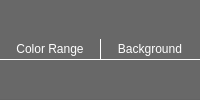
              <widget class="QWidget" name="widget_18" native="true">
               <property name="styleSheet">
                <string notr="true">
.QWidget
{
    background-color: rgb(104, 104, 104);
       border-bottom: 1px solid  rgb(100, 100, 100);

}</string>
               </property>
               <layout class="QHBoxLayout" name="horizontalLayout_13">
                <property name="spacing">
                 <number>0</number>
                </property>
                <property name="leftMargin">
                 <number>0</number>
                </property>
                <property name="topMargin">
                 <number>0</number>
                </property>
                <property name="rightMargin">
                 <number>0</number>
                </property>
                <property name="bottomMargin">
                 <number>0</number>
                </property>
                <item>
                 <widget class="QPushButton" name="pushButton_21">
                  <property name="minimumSize">
                   <size>
                    <width>0</width>
                    <height>0</height>
                   </size>
                  </property>
                  <property name="styleSheet">
                   <string notr="true">QPushButton
{
	font: bold   9pt &quot;Ebrima&quot;  ;
    color:white;
	border-bottom: 1px solid  rgb(255, 255, 255);
    border-top: 0px solid  rgb(0, 0, 0);
	padding-bottom:3 px;
	padding-top:3 px;

}

QPushButton:hover
{
    color:white;
	background-color: rgb(255, 107, 228);
     border-top: 1px solid rgb(0 , 0 , 0);
}

QPushButton:pressed
{
    color:white;
	background-color: rgb(255, 107, 228);
     border-top: 1px solid rgb(0 , 0 , 0);
    padding-left:3px;
    padding-top:3px;
}
</string>
                  </property>
                  <property name="text">
                   <string>Color Range</string>
                  </property>
                 </widget>
                </item>
                <item>
                 <widget class="QPushButton" name="pushButton_19">
                  <property name="minimumSize">
                   <size>
                    <width>0</width>
                    <height>0</height>
                   </size>
                  </property>
                  <property name="styleSheet">
                   <string notr="true">QPushButton
{
	font: bold   9pt &quot;Ebrima&quot;  ;
    color:white;
	border-bottom: 1px solid  rgb(255, 255, 255);
    border-top: 0px solid  rgb(0, 0, 0);
	padding-bottom:3 px;
	padding-top:3 px;
	border-left: 1px solid  rgb(255, 255, 255);
}

QPushButton:hover
{
    color:white;
	background-color: rgb(255, 107, 228);
     border-top: 1px solid rgb(0 , 0 , 0);
}

QPushButton:pressed
{
    color:white;
	background-color: rgb(255, 107, 228);
     border-top: 1px solid rgb(0 , 0 , 0);
    padding-left:3px;
    padding-top:3px;
}
</string>
                  </property>
                  <property name="text">
                   <string>Background</string>
                  </property>
                 </widget>
                </item>
                <item>
                 <widget class="QColorDialogButton" name="colorBackground">
                  <property name="minimumSize">
                   <size>
                    <width>0</width>
                    <height>0</height>
                   </size>
                  </property>
                  <property name="maximumSize">
                   <size>
                    <width>0</width>
                    <height>0</height>
                   </size>
                  </property>
                  <property name="palette">
                   <palette>
                    <active>
                     <colorrole role="WindowText">
                      <brush brushstyle="SolidPattern">
                       <color alpha="255">
                        <red>255</red>
                        <green>255</green>
                        <blue>255</blue>
                       </color>
                      </brush>
                     </colorrole>
                     <colorrole role="Button">
                      <brush brushstyle="SolidPattern">
                       <color alpha="255">
                        <red>104</red>
                        <green>104</green>
                        <blue>104</blue>
                       </color>
                      </brush>
                     </colorrole>
                     <colorrole role="Light">
                      <brush brushstyle="SolidPattern">
                       <color alpha="255">
                        <red>127</red>
                        <green>255</green>
                        <blue>127</blue>
                       </color>
                      </brush>
                     </colorrole>
                     <colorrole role="Midlight">
                      <brush brushstyle="SolidPattern">
                       <color alpha="255">
                        <red>63</red>
                        <green>255</green>
                        <blue>63</blue>
                       </color>
                      </brush>
                     </colorrole>
                     <colorrole role="Dark">
                      <brush brushstyle="SolidPattern">
                       <color alpha="255">
                        <red>0</red>
                        <green>127</green>
                        <blue>0</blue>
                       </color>
                      </brush>
                     </colorrole>
                     <colorrole role="Mid">
                      <brush brushstyle="SolidPattern">
                       <color alpha="255">
                        <red>0</red>
                        <green>170</green>
                        <blue>0</blue>
                       </color>
                      </brush>
                     </colorrole>
                     <colorrole role="Text">
                      <brush brushstyle="SolidPattern">
                       <color alpha="255">
                        <red>255</red>
                        <green>255</green>
                        <blue>255</blue>
                       </color>
                      </brush>
                     </colorrole>
                     <colorrole role="BrightText">
                      <brush brushstyle="SolidPattern">
                       <color alpha="255">
                        <red>255</red>
                        <green>255</green>
                        <blue>255</blue>
                       </color>
                      </brush>
                     </colorrole>
                     <colorrole role="ButtonText">
                      <brush brushstyle="SolidPattern">
                       <color alpha="255">
                        <red>255</red>
                        <green>255</green>
                        <blue>255</blue>
                       </color>
                      </brush>
                     </colorrole>
                     <colorrole role="Base">
                      <brush brushstyle="SolidPattern">
                       <color alpha="255">
                        <red>104</red>
                        <green>104</green>
                        <blue>104</blue>
                       </color>
                      </brush>
                     </colorrole>
                     <colorrole role="Window">
                      <brush brushstyle="SolidPattern">
                       <color alpha="255">
                        <red>104</red>
                        <green>104</green>
                        <blue>104</blue>
                       </color>
                      </brush>
                     </colorrole>
                     <colorrole role="Shadow">
                      <brush brushstyle="SolidPattern">
                       <color alpha="255">
                        <red>0</red>
                        <green>0</green>
                        <blue>0</blue>
                       </color>
                      </brush>
                     </colorrole>
                     <colorrole role="AlternateBase">
                      <brush brushstyle="SolidPattern">
                       <color alpha="255">
                        <red>127</red>
                        <green>255</green>
                        <blue>127</blue>
                       </color>
                      </brush>
                     </colorrole>
                     <colorrole role="ToolTipBase">
                      <brush brushstyle="SolidPattern">
                       <color alpha="255">
                        <red>255</red>
                        <green>255</green>
                        <blue>220</blue>
                       </color>
                      </brush>
                     </colorrole>
                     <colorrole role="ToolTipText">
                      <brush brushstyle="SolidPattern">
                       <color alpha="255">
                        <red>0</red>
                        <green>0</green>
                        <blue>0</blue>
                       </color>
                      </brush>
                     </colorrole>
                     <colorrole role="PlaceholderText">
                      <brush brushstyle="SolidPattern">
                       <color alpha="128">
                        <red>0</red>
                        <green>0</green>
                        <blue>0</blue>
                       </color>
                      </brush>
                     </colorrole>
                    </active>
                    <inactive>
                     <colorrole role="WindowText">
                      <brush brushstyle="SolidPattern">
                       <color alpha="255">
                        <red>255</red>
                        <green>255</green>
                        <blue>255</blue>
                       </color>
                      </brush>
                     </colorrole>
                     <colorrole role="Button">
                      <brush brushstyle="SolidPattern">
                       <color alpha="255">
                        <red>104</red>
                        <green>104</green>
                        <blue>104</blue>
                       </color>
                      </brush>
                     </colorrole>
                     <colorrole role="Light">
                      <brush brushstyle="SolidPattern">
                       <color alpha="255">
                        <red>127</red>
                        <green>255</green>
                        <blue>127</blue>
                       </color>
                      </brush>
                     </colorrole>
                     <colorrole role="Midlight">
                      <brush brushstyle="SolidPattern">
                       <color alpha="255">
                        <red>63</red>
                        <green>255</green>
                        <blue>63</blue>
                       </color>
                      </brush>
                     </colorrole>
                     <colorrole role="Dark">
                      <brush brushstyle="SolidPattern">
                       <color alpha="255">
                        <red>0</red>
                        <green>127</green>
                        <blue>0</blue>
                       </color>
                      </brush>
                     </colorrole>
                     <colorrole role="Mid">
                      <brush brushstyle="SolidPattern">
                       <color alpha="255">
                        <red>0</red>
                        <green>170</green>
                        <blue>0</blue>
                       </color>
                      </brush>
                     </colorrole>
                     <colorrole role="Text">
                      <brush brushstyle="SolidPattern">
                       <color alpha="255">
                        <red>255</red>
                        <green>255</green>
                        <blue>255</blue>
                       </color>
                      </brush>
                     </colorrole>
                     <colorrole role="BrightText">
                      <brush brushstyle="SolidPattern">
                       <color alpha="255">
                        <red>255</red>
                        <green>255</green>
                        <blue>255</blue>
                       </color>
                      </brush>
                     </colorrole>
                     <colorrole role="ButtonText">
                      <brush brushstyle="SolidPattern">
                       <color alpha="255">
                        <red>255</red>
                        <green>255</green>
                        <blue>255</blue>
                       </color>
                      </brush>
                     </colorrole>
                     <colorrole role="Base">
                      <brush brushstyle="SolidPattern">
                       <color alpha="255">
                        <red>104</red>
                        <green>104</green>
                        <blue>104</blue>
                       </color>
                      </brush>
                     </colorrole>
                     <colorrole role="Window">
                      <brush brushstyle="SolidPattern">
                       <color alpha="255">
                        <red>104</red>
                        <green>104</green>
                        <blue>104</blue>
                       </color>
                      </brush>
                     </colorrole>
                     <colorrole role="Shadow">
                      <brush brushstyle="SolidPattern">
                       <color alpha="255">
                        <red>0</red>
                        <green>0</green>
                        <blue>0</blue>
                       </color>
                      </brush>
                     </colorrole>
                     <colorrole role="AlternateBase">
                      <brush brushstyle="SolidPattern">
                       <color alpha="255">
                        <red>127</red>
                        <green>255</green>
                        <blue>127</blue>
                       </color>
                      </brush>
                     </colorrole>
                     <colorrole role="ToolTipBase">
                      <brush brushstyle="SolidPattern">
                       <color alpha="255">
                        <red>255</red>
                        <green>255</green>
                        <blue>220</blue>
                       </color>
                      </brush>
                     </colorrole>
                     <colorrole role="ToolTipText">
                      <brush brushstyle="SolidPattern">
                       <color alpha="255">
                        <red>0</red>
                        <green>0</green>
                        <blue>0</blue>
                       </color>
                      </brush>
                     </colorrole>
                     <colorrole role="PlaceholderText">
                      <brush brushstyle="SolidPattern">
                       <color alpha="128">
                        <red>0</red>
                        <green>0</green>
                        <blue>0</blue>
                       </color>
                      </brush>
                     </colorrole>
                    </inactive>
                    <disabled>
                     <colorrole role="WindowText">
                      <brush brushstyle="SolidPattern">
                       <color alpha="255">
                        <red>255</red>
                        <green>255</green>
                        <blue>255</blue>
                       </color>
                      </brush>
                     </colorrole>
                     <colorrole role="Button">
                      <brush brushstyle="SolidPattern">
                       <color alpha="255">
                        <red>104</red>
                        <green>104</green>
                        <blue>104</blue>
                       </color>
                      </brush>
                     </colorrole>
                     <colorrole role="Light">
                      <brush brushstyle="SolidPattern">
                       <color alpha="255">
                        <red>127</red>
                        <green>255</green>
                        <blue>127</blue>
                       </color>
                      </brush>
                     </colorrole>
                     <colorrole role="Midlight">
                      <brush brushstyle="SolidPattern">
                       <color alpha="255">
                        <red>63</red>
                        <green>255</green>
                        <blue>63</blue>
                       </color>
                      </brush>
                     </colorrole>
                     <colorrole role="Dark">
                      <brush brushstyle="SolidPattern">
                       <color alpha="255">
                        <red>0</red>
                        <green>127</green>
                        <blue>0</blue>
                       </color>
                      </brush>
                     </colorrole>
                     <colorrole role="Mid">
                      <brush brushstyle="SolidPattern">
                       <color alpha="255">
                        <red>0</red>
                        <green>170</green>
                        <blue>0</blue>
                       </color>
                      </brush>
                     </colorrole>
                     <colorrole role="Text">
                      <brush brushstyle="SolidPattern">
                       <color alpha="255">
                        <red>255</red>
                        <green>255</green>
                        <blue>255</blue>
                       </color>
                      </brush>
                     </colorrole>
                     <colorrole role="BrightText">
                      <brush brushstyle="SolidPattern">
                       <color alpha="255">
                        <red>255</red>
                        <green>255</green>
                        <blue>255</blue>
                       </color>
                      </brush>
                     </colorrole>
                     <colorrole role="ButtonText">
                      <brush brushstyle="SolidPattern">
                       <color alpha="255">
                        <red>255</red>
                        <green>255</green>
                        <blue>255</blue>
                       </color>
                      </brush>
                     </colorrole>
                     <colorrole role="Base">
                      <brush brushstyle="SolidPattern">
                       <color alpha="255">
                        <red>104</red>
                        <green>104</green>
                        <blue>104</blue>
                       </color>
                      </brush>
                     </colorrole>
                     <colorrole role="Window">
                      <brush brushstyle="SolidPattern">
                       <color alpha="255">
                        <red>104</red>
                        <green>104</green>
                        <blue>104</blue>
                       </color>
                      </brush>
                     </colorrole>
                     <colorrole role="Shadow">
                      <brush brushstyle="SolidPattern">
                       <color alpha="255">
                        <red>0</red>
                        <green>0</green>
                        <blue>0</blue>
                       </color>
                      </brush>
                     </colorrole>
                     <colorrole role="AlternateBase">
                      <brush brushstyle="SolidPattern">
                       <color alpha="255">
                        <red>0</red>
                        <green>255</green>
                        <blue>0</blue>
                       </color>
                      </brush>
                     </colorrole>
                     <colorrole role="ToolTipBase">
                      <brush brushstyle="SolidPattern">
                       <color alpha="255">
                        <red>255</red>
                        <green>255</green>
                        <blue>220</blue>
                       </color>
                      </brush>
                     </colorrole>
                     <colorrole role="ToolTipText">
                      <brush brushstyle="SolidPattern">
                       <color alpha="255">
                        <red>0</red>
                        <green>0</green>
                        <blue>0</blue>
                       </color>
                      </brush>
                     </colorrole>
                     <colorrole role="PlaceholderText">
                      <brush brushstyle="SolidPattern">
                       <color alpha="128">
                        <red>0</red>
                        <green>0</green>
                        <blue>0</blue>
                       </color>
                      </brush>
                     </colorrole>
                    </disabled>
                   </palette>
                  </property>
                  <property name="autoFillBackground">
                   <bool>true</bool>
                  </property>
                  <property name="styleSheet">
                   <string notr="true"/>
                  </property>
                  <property name="text">
                   <string/>
                  </property>
                  <property name="iconSize">
                   <size>
                    <width>20</width>
                    <height>20</height>
                   </size>
                  </property>
                  <property name="flat">
                   <bool>true</bool>
                  </property>
                 </widget>
                </item>
               </layout>
              </widget>
